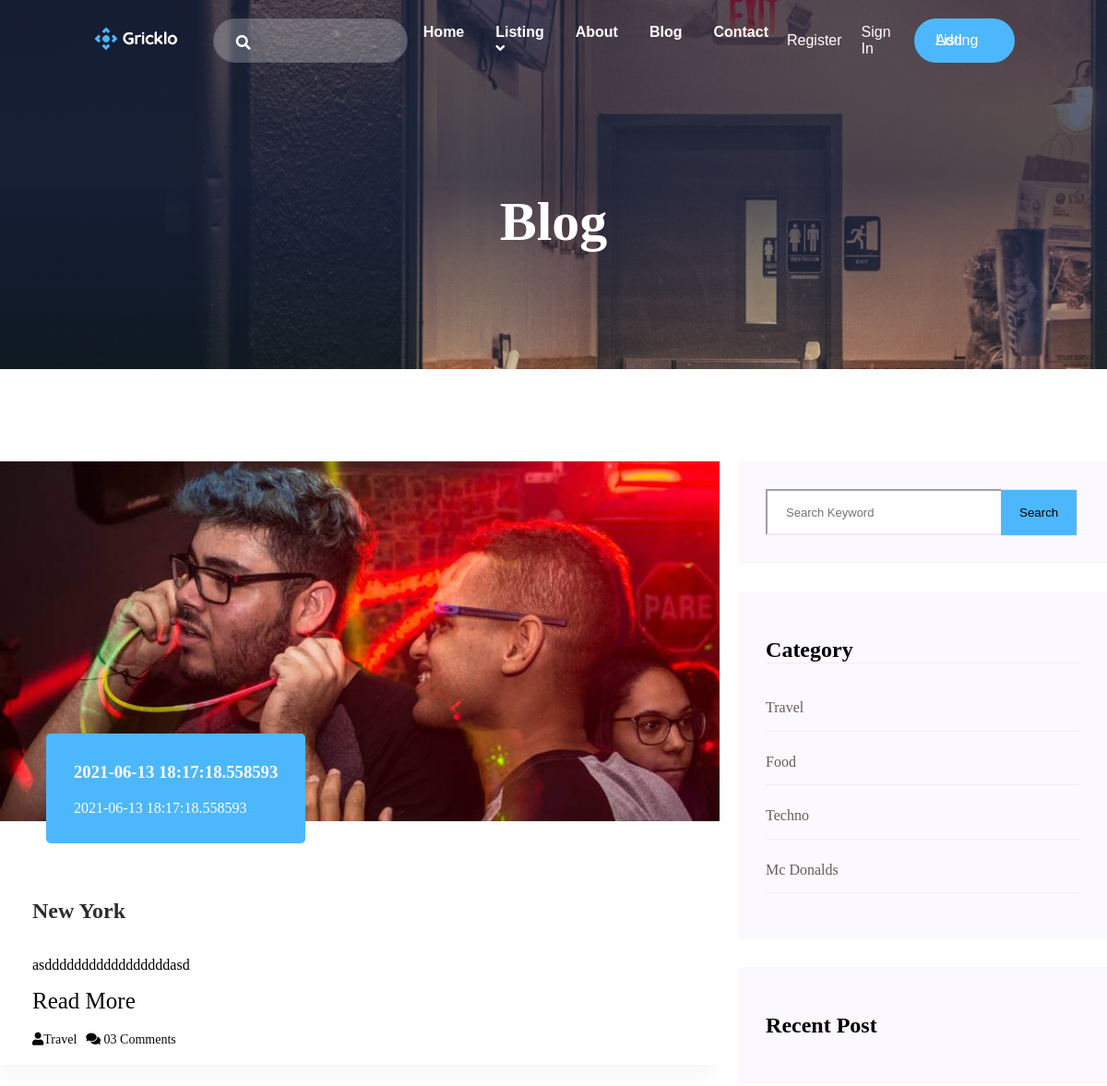
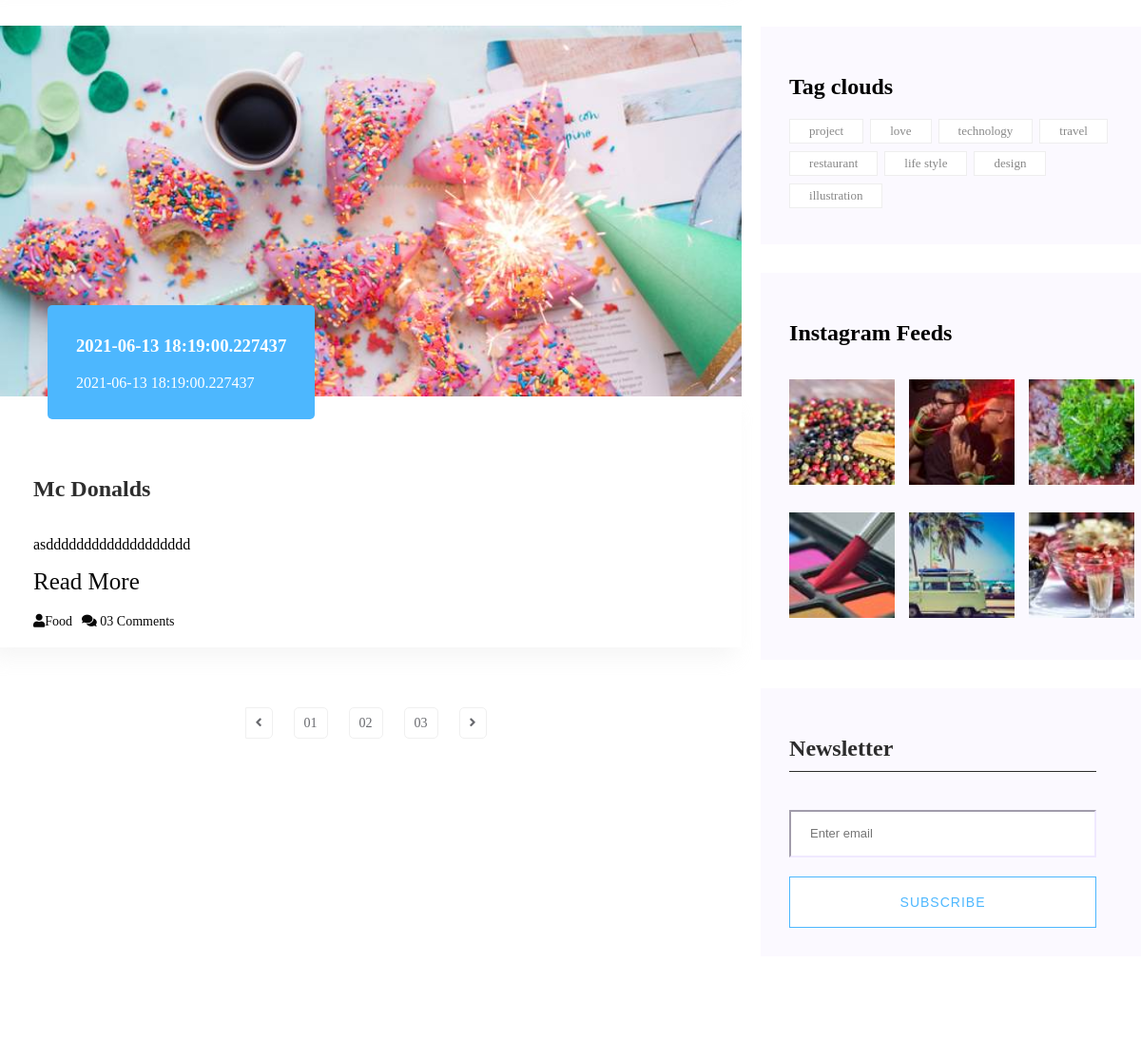
/blog (upper part), run on an earlier commit of the app's database (2 pictures, top to bottom).
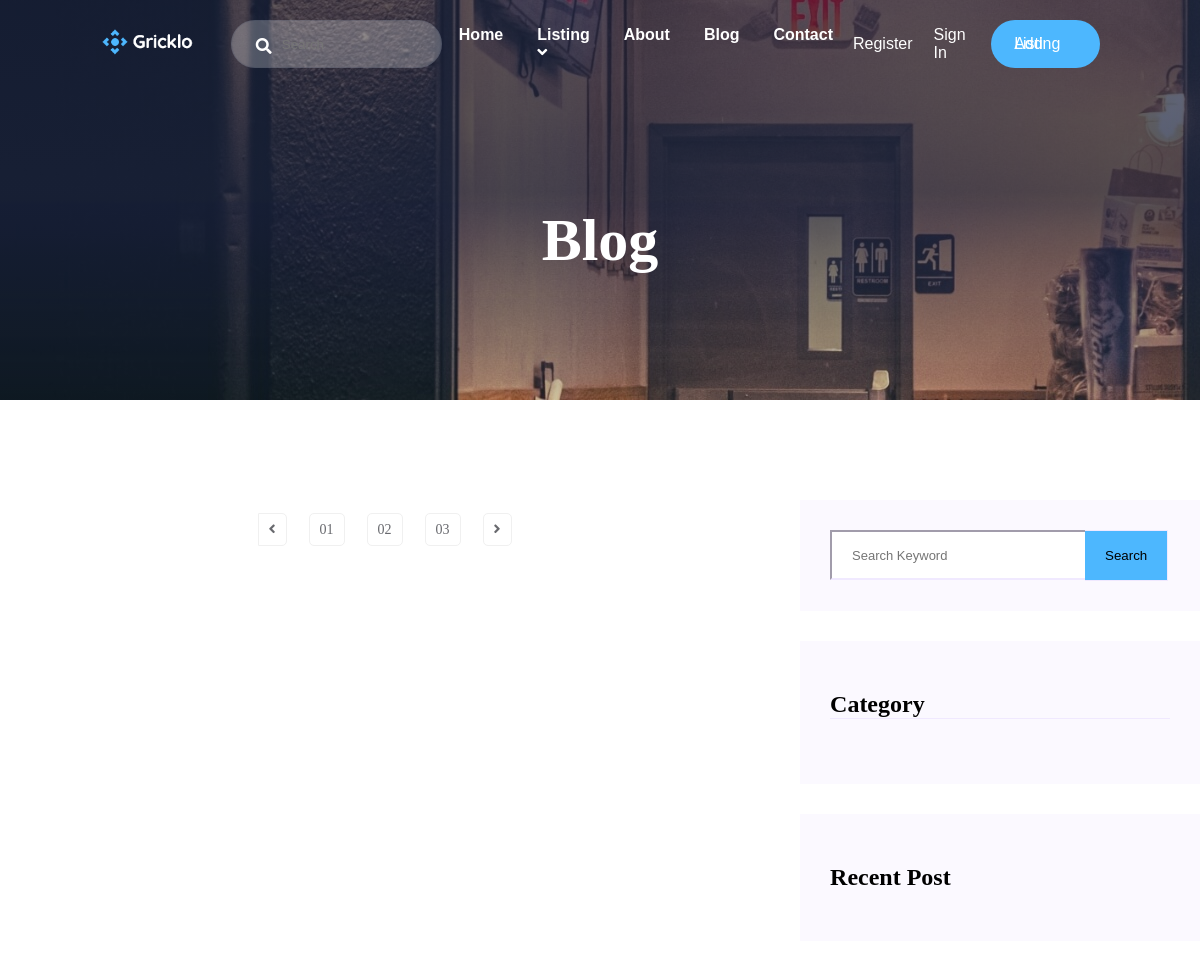
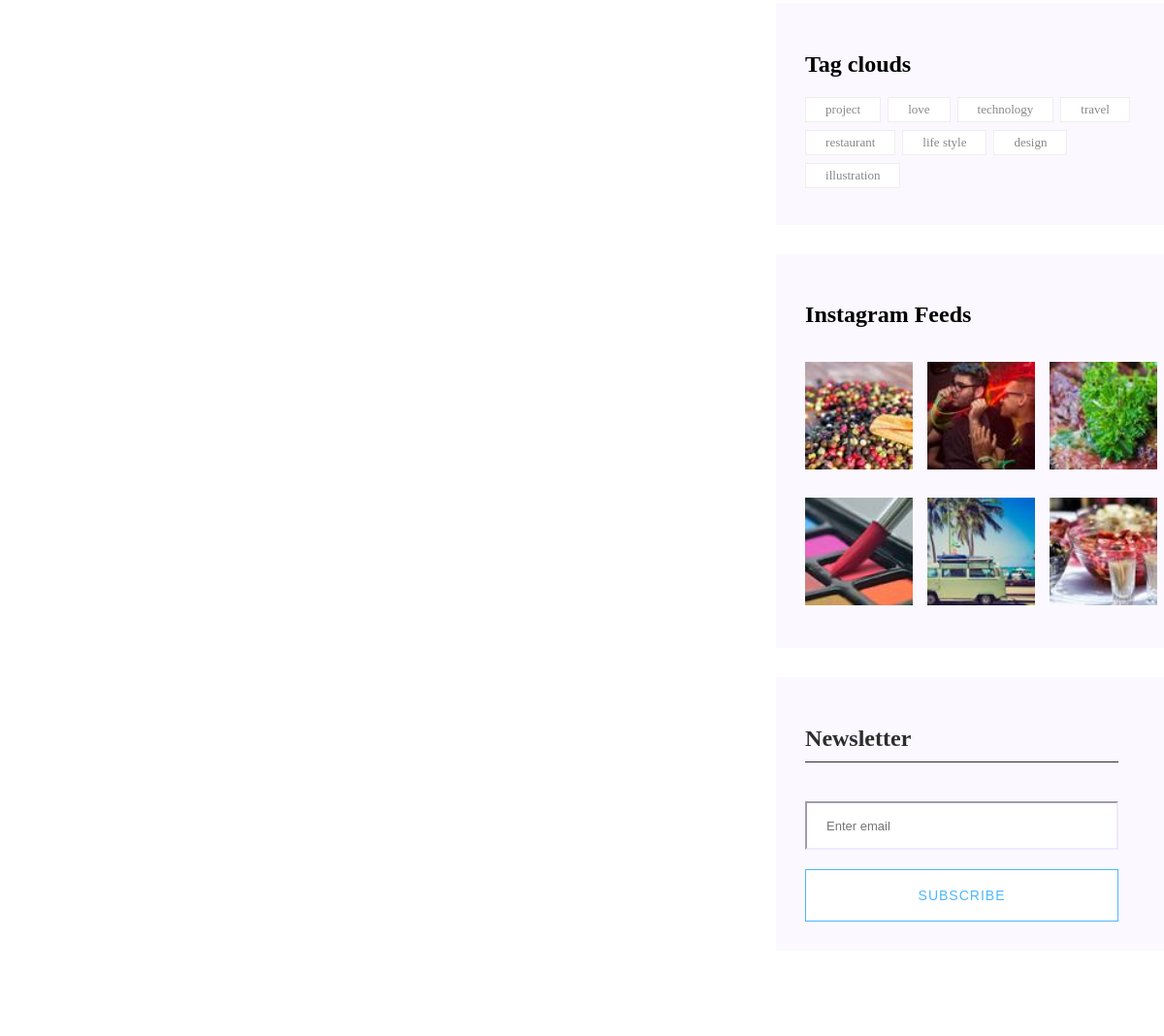
And on a later commit of the database (2 pictures, top to bottom).
### gricklo/models.py (models this page shows, shortened)
class Blog(db.Model):
    __tablename__ = "blog"
    id = db.Column(db.Integer, primary_key=True)
    title = db.Column(db.String(50),nullable=False)
    short_description = db.Column(db.String(50),nullable=False)
    description = db.Column(db.Text, nullable=False)
    blog_posted = db.Column(db.DateTime, default=datetime.utcnow)
    image = db.Column(db.String(20), default = "default.png")
    category = db.Column(db.Integer, db.ForeignKey('blogcategory.id'), nullable=False)
    comment = db.relationship('Comment',backref='users',lazy=True, cascade="all,delete")

class BlogCategory(db.Model):
    __tablename__ = "blogcategory"
    id = db.Column(db.Integer, primary_key = True)
    title = db.Column(db.String(50),nullable = False)
    blog =db.relationship('Blog', backref='categories',lazy=True)

### gricklo/controlers.py (the view)
@app.route("/blog")
def blog():
    categories=BlogCategory.query.all()
    posts = UserPost.query.all()
    blogs=Blog.query.all()
    return render_template("blog.html" , blogs=blogs , categories=categories, posts= posts)

### gricklo/templates/blog.html (shortened to what this page needs)
<!DOCTYPE html>
<html lang="en">
<head>
    <link rel="stylesheet" href="{{url_for('static',filename='css/blog.css')}}">
</head>
<body>
    {% extends "layout.html"%}
    {% block content %}
    <main>
        <div class="bg-blog d-flex align-items-center justify-content hero-overly">
            <div class="blog-text ">
                <h2>Blog</h2>
            </div>
        </div>
        <section class="blog-area section-padding">
            <div class="container">
                <div class="row">
                    <div class="col-8">
                        <div class="blog-left-sidebar">
                            {% for blog in blogs%}
                            <div class="blog-item">
                                <div class="blog-item-img ">
                                    <img src="/static/uploads/{{blog.image}}" alt="">
                                    <a href="" class="blog-item-date">
                                        <h3>{{blog.blog_posted}}</h3>
                                        <p>{{blog.blog_posted}}</p>
                                    </a>
                                </div>
                                <div class="blog-details">
                                    <a href="">
                                        <h2 class="blog-head" style="color: #2d2d2d;">{{blog.title}}</h2>
                                    </a>
                                    <p>{{blog.short_description}}</p>
                                    <a href="{{url_for('blogdetails', id=blog.id)}}" style="margin-bottom: 20px;font-size: 25px;">Read More</a>
                                    <ul class="blog-info-link">
                                        <li><a href="#"><i class="fa fa-user"></i>{{blog.category}}</a></li>
                                        <li><a href="#"><i class="fa fa-comments"></i> 03 Comments</a></li>
                                    </ul>
                                </div>
                            </div>
                            {% endfor%}
                            <div class="pagination-area pt-10">
                                <div class="row">
                                    <div class="col-12">
                                        <div class="single-wrap d-flex justify-content pt-10">
                                            <nav aria-label="Page navigation example">
                                                <ul class="pagination d-flex">
                                                    <li class="page-item">
                                                        <a href="" class="page-link">
                                                            <i class="fas fa-angle-left"></i>
                                                        </a>
                                                    </li>
                                                    <li><a href="" class="page-link">01</a></li>
                                                    <li><a href="" class="page-link">02</a></li>
                                                    <li><a href="" class="page-link">03</a></li>
                                                    <li>
                                                        <a href="" class="page-link">
                                                            <i class="fas fa-angle-right"></i>
                                                        </a>
                                                    </li>
                                                </ul>
                                            </nav>
                                        </div>
                                    </div>
                                </div>
                            </div>
                        </div>
                    </div>
                    <div class="col-4 ml-20">
                        <div class="blog-right-sidebar">
                            <div class="search-widget">
                                <form action="#">
                                    <div class="input-group d-flex">
                                        <input type="text" class="form-control" placeholder="Search Keyword">
                                        <div class="input-btn">
                                            <button class="boxed-btn2 d-flex" type="button">Search</button>
                                        </div>
                                    </div>
                                </form>
                            </div>
                            <div class="side-category">
                                <h2 class="mb-35">Category</h2>
                                <ul>
                                    {% for category in categories %}
                                    <li><a href="">{{category.title}}</a></li>
                                    {% endfor %}
                                </ul>
                            </div>
                            <div class="side-post">
                                <h2>Recent Post</h2>
                            </div>
                            <div class="tag-clouds">
                                <h2>Tag clouds</h2>
                                <div class="tag-clouds-body">
                                    <ul>
                                        <li><a href="" class="tag-clouds-link ">project</a> </li>
                                        <li><a href="" class="tag-clouds-link ">love</a> </li>
                                        <li><a href="" class="tag-clouds-link ">technology</a> </li>
                                        <li><a href="" class="tag-clouds-link ">travel</a> </li>
                                        <li><a href="" class="tag-clouds-link ">restaurant</a> </li>
                                        <li><a href="" class="tag-clouds-link ">life style</a> </li>
                                        <li><a href="" class="tag-clouds-link ">design</a> </li>
                                        <li><a href="" class="tag-clouds-link ">illustration</a></li>
                                    </ul>
                                </div>
                            </div>
                            <div class="instagram-feeds ">
                                <h2>Instagram Feeds</h2>
                                <div class="instagram-feeds-img d-flex">
                                    <div class="instagram-img">
                                        <img src="img/post_5.jpg" alt="">
                                    </div>
                                    <div class="instagram-img">
                                        <img src="img/post_6.jpg" alt="">
                                    </div>
                                    <div class="instagram-img">
                                        <img src="img/post_7.jpg" alt="">
                                    </div>
                                </div>
                                <div class="instagram-feeds-img d-flex">
                                    <div class="instagram-img">
                                        <img src="img/post_8.jpg" alt="">
                                    </div>
                                    <div class="instagram-img">
                                        <img src="img/post_9.jpg" alt="">
                                    </div>
                                    <div class="instagram-img">
                                        <img src="img/post_10.jpg" alt="">
                                    </div>
                                </div>
                            </div>
                            <div class="News-subscribe">
                                <h2>Newsletter</h2>
                                <div class="News-subscribe-input">
                                    <form action="">
                                        <input type="email" placeholder="Enter email">
                                        <button type="submit">Subscribe</button>
                                    </form>
                                </div>
                            </div>
                        </div>
                    </div>
                </div>
            </div>
            </div>
    {% endblock %}

### gricklo/templates/layout.html (shortened to what this page needs)
<!doctype html>
<html>
  <head>
    {% block head %}
    <link rel="stylesheet" href="{{ url_for('static', filename='css/style.css') }}">
    <link rel="stylesheet" href="https://cdnjs.cloudflare.com/ajax/libs/font-awesome/5.15.3/css/all.min.css">
    {% endblock %}
  </head>
  <body>
      {% include "includes/navbar.html" %}
    <div id="content">{% block content %}{% endblock %}</div>
  </body>
</html>

### gricklo/templates/includes/navbar.html (shortened to what this page needs)
<header class="">
    <div class="header-area">
        <div class="main-header">
            <div class="container">
                <div class="row d-flex">
                    <div class="col-9 d-flex align-items-center">
                        <div class="logo">
                            <a href="{{ url_for('index') }}" class="header-logo">
                                <img src="{{ url_for('static',filename='img/logo.png') }}" alt="logo">
                            </a>
                        </div>
                        <form action="" class="form-box">
                            <input type="text" name="Search" placeholder="Search">
                            <div class="search-icon">
                                <a href=""><i class="fas fa-search"></i></a>
                            </div>
                        </form>
                        <div class="main-menu">
                            <nav>
                                <ul class="nav d-flex">
                                    <li><a href="{{ url_for('index') }}" class="nav-link">Home</a></li>
                                    <li>
                                        <a href="{{ url_for('listing') }}" class="nav-link">Listing
                                            <i class="fas fa-angle-down"></i>
                                        </a>
                                    </li>
                                    <li><a href="{{ url_for('about') }}" class="nav-link">About</a></li>
                                    <li><a href="{{ url_for('blog') }}" class="nav-link">Blog</a>
                                    </li>
                                    <li><a href="{{ url_for('contact') }}" class="nav-link">Contact</a></li>
                                </ul>
                            </nav>
                        </div>
                    </div>
                    <div class="col-3 ">
                        <div class="nav-button">
                            {% if current_user.is_authenticated%}
                            <a href="{{ url_for('account') }}" class="header-btn mr-15">Account</a>
                            <a href="{{ url_for('logout') }}" class="header-btn mr-15">Logout</a>
                            {% else %}
                            <a href="{{ url_for('signup') }}" class="header-btn mr-15">Register</a>
                            <a href="{{ url_for('login') }}" class="header-btn mr-15">Sign In</a>
                            {% endif %}
                            <a href="" class="btn header-btn2">Add Listing</a>
                        </div>
                    </div>
                </div>
            </div>
        </div>
    </div>
</header>

### gricklo/static/css/blog.css (style rules this page uses)
.bg-blog { background-image: url(../img/h2_hero1.jpg); background-size: cover; background-repeat: no-repeat; height: 400px; z-index: 0; }
.blog-text { padding-top: 80px; }
.blog-text h2 { color: #fff; font-size: 60px; font-weight: 600; }
.section-padding { padding-top: 100px; padding-bottom: 90px; }
.search-widget { background: #fbf9ff; padding: 30px; margin-bottom: 30px; }
.search-widget .form-control { height: 50px; border-color: #f0e9ff; font-size: 13px; color: #999999; padding-left: 20px; border-radius: 0; border-right: 0; width: 75%; }
.boxed-btn2 { background: #4DB7FE; border-left: 0; border: 1px solid #f0e9ff; padding: 17px 20px; border-left: 0; cursor: pointer; }
.side-category { background: #fbf9ff; padding: 30px; margin-bottom: 30px; }
.side-category h2 { border-bottom: 1px solid #f0e9ff; }
.side-post { background: #fbf9ff; padding: 30px; margin-bottom: 30px; }
.tag-clouds { background: #fbf9ff; padding: 30px; margin-bottom: 30px; }
.tag-clouds-body ul li { display: inline-block; }
.tag-clouds-body ul li a { display: inline-block; border: 1px solid #eeeeee; background: #fff; padding: 4px 20px; margin-bottom: 8px; margin-right: 3px; transition: all 0.3s ease 0s; color: #888888; font-size: 13px; }
.tag-clouds-link { border: 1px solid white; }
.News-subscribe { background: #fbf9ff; padding: 30px; }
.News-subscribe h2 { border-bottom: 1px solid #2d2d2d; margin-bottom: 40px; padding-bottom: 10px; width: 95%; color: #2d2d2d; }
.News-subscribe-input input { width: 95%; height: 50px; border-color: #f0e9ff; font-size: 13px; color: #999999; padding-left: 20px; border-radius: 0; outline: none; }
.News-subscribe-input button { width: 95%; background: #fff; padding: 18px 44px; font-family: "Work Sans", sans-serif; font-size: 14px; font-weight: 400; border: 1px solid #4DB7FE; letter-spacing: 1px; text-align: center; color: #4DB7FE; text-transform: uppercase; cursor: pointer; margin-top: 20px; }
.instagram-feeds { background: #fbf9ff; padding: 30px; margin-bottom: 30px; }
.instagram-img img { width: 111px; height: 111px; margin-top: 15px; margin-right: 15px; margin-bottom: 10px; }
.pagination-area .page-link { font-size: 14px; text-align: center; box-shadow: none; outline: 0; color: #68696E; padding: 8px 10px; background: #fff; margin: 0 11px; border-radius: 5px; border: 1px solid #f0f0f0; }
.page-item:first-child .page-link { margin-left: 0; border-top-left-radius: 0%; border-bottom-left-radius: 0%; }

### gricklo/static/css/grid.css (style rules this page uses)
.container { max-width: 1320px; width: 100%; margin: 0 auto; }
.row { display: flex; }
.col-3 { width: 25%; }
.col-4 { width: 33.33%; }
.col-8 { width: 66.66%; }
.col-9 { width: 75%; }
.col-12 { width: 100%; }

What changed in the data, as far as the page shows it:
removed Blog: image (picture), blog_posted "2021-06-13 18:17:18.558593", title "New York", short_description "asdddddddddddddddddasd", category "Travel"
removed Blog: image (picture), blog_posted "2021-06-13 18:19:00.227437", title "Mc Donalds", short_description "asddddddddddddddddddd", category "Food"
removed BlogCategory: title "Travel"
removed BlogCategory: title "Food"
removed BlogCategory: title "Techno"
removed BlogCategory: title "Mc Donalds"
